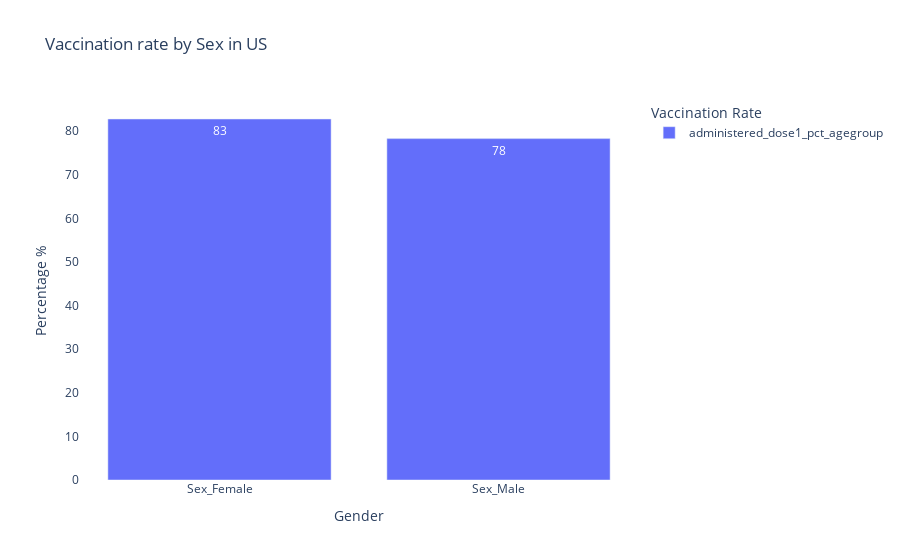

Notebook source saved alongside this figure:
### Code cell
#Use plotly to draw the picture

import plotly.express as px
fig = px.bar(ussex_df, 
             x="demographic_category", 
             y=["administered_dose1_pct_agegroup"], 
             text_auto='.2s',
             title="Vaccination rate by Sex in US",
             labels={'demographic_category':'Gender',
                     "value":"Percentage %",
                     "variable":"Vaccination Rate"}
             )

fig.update_layout({
    'plot_bgcolor': 'rgba(0,0,0,0)',
    'paper_bgcolor': 'rgba(0,0,0,0)'
})

fig.show()

### Figure 1 — Plotly figure (JSON) as saved in the notebook; plotly's stock layout.template omitted (floating-point values rounded to 4 significant figures)
{"data": [{"alignmentgroup": "True", "hovertemplate": "Vaccination Rate=administered_dose1_pct_agegroup<br>Gender=%{x}<br>Percentage %=%{y}<extra></extra>", "legendgroup": "administered_dose1_pct_agegroup", "marker": {"color": "#636efa", "pattern": {"shape": ""}}, "name": "administered_dose1_pct_agegroup", "offsetgroup": "administered_dose1_pct_agegroup", "orientation": "v", "showlegend": true, "textposition": "auto", "texttemplate": "%{y:.2s}", "type": "bar", "x": ["Sex_Female", "Sex_Male"], "xaxis": "x", "y": [82.8, 78.3], "yaxis": "y"}], "layout": {"barmode": "relative", "legend": {"title": {"text": "Vaccination Rate"}, "tracegroupgap": 0}, "paper_bgcolor": "rgba(0,0,0,0)", "plot_bgcolor": "rgba(0,0,0,0)", "title": {"text": "Vaccination rate by Sex in US"}, "xaxis": {"anchor": "y", "domain": [0, 1], "title": {"text": "Gender"}}, "yaxis": {"anchor": "x", "domain": [0, 1], "title": {"text": "Percentage %"}}}}
